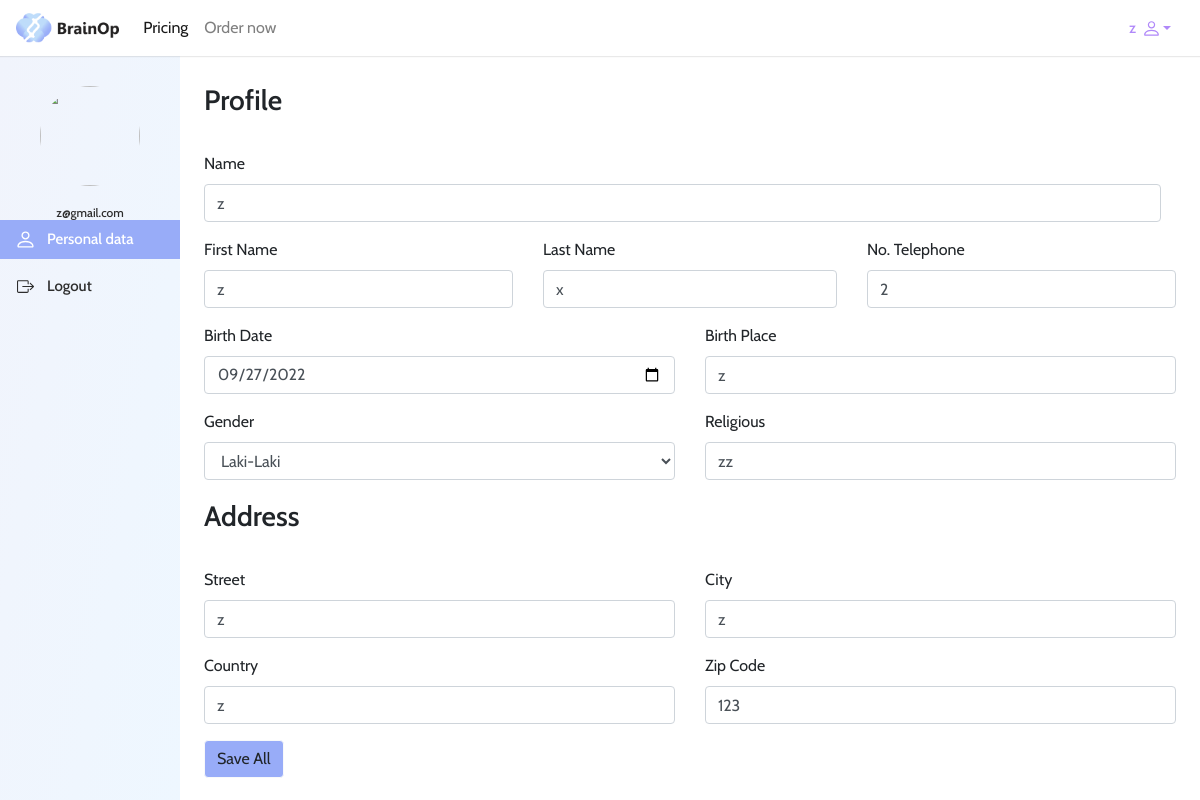
The app's page /component/user/profile/ (signed in) with its own data.
### tables this page shows
CREATE TABLE `datauser` (
  `iddataUser` int(11) NOT NULL,
  `idaccount` int(11) NOT NULL,
  `name` varchar(45) NOT NULL,
  `first_name` varchar(45) NOT NULL,
  `last_name` varchar(45) NOT NULL,
  `no_telp` varchar(45) NOT NULL,
  `street` varchar(45) NOT NULL,
  `city` varchar(45) NOT NULL,
  `country` varchar(45) NOT NULL,
  `zip_code` varchar(45) NOT NULL,
  `birth_place` varchar(45) NOT NULL,
  `birth_date` varchar(45) NOT NULL,
  `religious` varchar(45) NOT NULL,
  `gender` varchar(45) NOT NULL
);

### component/user/profile/index.php (the view, shortened to what this page needs)
<?php
    include '../../../src/connection/connection.php';
    $idAccount = $_SESSION['idaccount'];
?>
<!DOCTYPE html>
<html lang="en">
<head>
    <link rel="stylesheet" href="https://cdn.jsdelivr.net/npm/bootstrap@4.5.3/dist/css/bootstrap.min.css">
	<link rel="stylesheet" type="text/css" href="../../../src/css/style.css">
</head>
<body>
    <nav class="navbar navbar-expand-lg navbar-light bg-light" style="background-color: #FFF !important; box-shadow: 0px 1px 1px rgba(106, 106, 106, 0.15);">
        <a class="navbar-brand" href="../home/">
            <img src="../../../src/images/logo.png" height="30" class="d-inline-block align-top" alt="" loading="lazy">
        </a>
        <div class="collapse navbar-collapse" id="navbarText">
            <ul class="navbar-nav mr-auto">
                <li class="nav-item active">
                    <a class="nav-link" href="../pricing/">Pricing</a>
                </li>
                <li class="nav-item">
                    <a class="nav-link" href="../order/">Order now</a>
                </li>
            </ul>
            <div class="dropdown nav-menu-profile">
                <a class="btn dropdown-toggle" href="#" role="button" id="dropdownMenuLink" data-toggle="dropdown" aria-haspopup="true" aria-expanded="false">
                    <?php
                    $id = $_SESSION['idaccount'];
                    $queryName  = mysqli_query($connect, "SELECT * FROM datauser WHERE idaccount=$id");
                    while($row = mysqli_fetch_array($queryName)){
                    ?>
                    <?=$row["name"]?>
                    <?php } ?>
                </a>
            </div>
        </div>
    </nav>
    <div class="flex">
        <div class="left-section" style="height: auto;">
            <div class="nav-dashboard">
                <div class="header">
                    <center>
                        <img src="https://upload.wikimedia.org/wikipedia/commons/thumb/4/48/No_image_%28male%29.svg/450px-No_image_%28male%29.svg.png" alt="" srcset="">
                    </center>
                    <h1><?=$_SESSION["email"]?></h1>
                </div>
                <ul>
                    <li>
                        <a href="#" class="active">
                            <span>
                                Personal data
                            </span>
                        </a>
                    </li>
                    <li class="mt-2">
                        <a href="../../auth/logout.php">
                            <span>
                                Logout
                            </span>
                        </a>
                    </li>
                </ul>
            </div>
        </div>
        <div class="right-section p-4">
            <div class="header flex justify-content-between align-items-center">
                <h1>Profile</h1>
            </div>
            <?php
            $queryBiodata  = mysqli_query($connect, "SELECT * FROM datauser WHERE idaccount=$idAccount");
            if(mysqli_num_rows($queryBiodata) > 0){
            while($row = mysqli_fetch_array($queryBiodata)){ ?>
            <form action="fetch/updateData.php" method="post">
                <div class="content mt-4">
                    <div class="col-md-12">
                        <div class="row">
                            <div class="col-md-12" style="padding-left: 0;">
                                <div class="form-group">
                                    <label for="exampleInputEmail1">Name</label>
                                    <input type="text" name="name" value="<?=$row['name']?>" class="form-control" id="exampleInputEmail1" aria-describedby="emailHelp">
                                </div>
                            </div>
                        </div>
                    </div>
                    <div class="col-md-12">
                        <div class="row">
                            <div class="col-md-4" style="padding-left: 0;">
                                <div class="form-group">
                                    <label for="exampleInputEmail1">First Name</label>
                                    <input type="text" name="first_name" value="<?=$row['first_name']?>" class="form-control" id="exampleInputEmail1" aria-describedby="emailHelp">
                                </div>
                            </div>
                            <div class="col-md-4" >
                                <div class="form-group">
                                    <label for="exampleInputEmail1">Last Name</label>
                                    <input type="text" name="last_name" value="<?=$row['last_name']?>" class="form-control" id="exampleInputEmail1" aria-describedby="emailHelp">
                                </div>
                            </div>
                            <div class="col-md-4" style="padding-right: 0;">
                                <div class="form-group">
                                    <label for="exampleInputEmail1">No. Telephone</label>
                                    <input type="number" name="telp" value="<?=$row['no_telp']?>" class="form-control" id="exampleInputEmail1" aria-describedby="emailHelp">
                                </div>
                            </div>
                        </div>
                    </div>
                    <div class="col-md-12">
                        <div class="row">
                            <div class="col-md-6" style="padding-left: 0;">
                                <div class="form-group">
                                    <label for="exampleInputEmail1">Birth Date</label>
                                    <input type="date" name="birth_date" value="<?=$row['birth_date']?>" class="form-control" id="exampleInputEmail1" aria-describedby="emailHelp">
                                </div>
                            </div>
                            <div class="col-md-6" style="padding-right: 0;">
                                <div class="form-group">
                                    <label for="exampleInputEmail1">Birth Place</label>
                                    <input type="text" name="birth_place" value="<?=$row['birth_place']?>" class="form-control" id="exampleInputEmail1" aria-describedby="emailHelp">
                                </div>
                            </div>
                        </div>
                    </div>
                    <div class="col-md-12">
                        <div class="row">
                            <div class="col-md-6" style="padding-left: 0;">
                                <div class="form-group">
                                    <label for="exampleInputEmail1">Gender</label>
                                    <select name="gender" class="form-control" id="">
                                        <option value="<?=$row['gender']?>"><?=$row['gender']?></option>
                                    </select>
                                </div>
                            </div>
                            <div class="col-md-6" style="padding-right: 0;">
                                <div class="form-group">
                                    <label for="exampleInputEmail1">Religious</label>
                                    <input type="text" name="religous" value="<?=$row['religious']?>" class="form-control" id="exampleInputEmail1" aria-describedby="emailHelp">
                                </div>
                            </div>
                        </div>
                    </div>
                </div>
                <div class="header flex justify-content-between align-items-center">
                <h1>Address</h1>
            </div>
            <div class="content mt-4">
                <div class="col-md-12">
                    <div class="row">
                        <div class="col-md-6" style="padding-left: 0;">
                            <div class="form-group">
                                <label for="exampleInputEmail1">Street</label>
                                <input type="text" name="street" value="<?=$row['street']?>" class="form-control" id="exampleInputEmail1" aria-describedby="emailHelp">
                            </div>
                        </div>
                        <div class="col-md-6" style="padding-right: 0;">
                            <div class="form-group">
                                <label for="exampleInputEmail1">City</label>
                                <input type="text" name="city" value="<?=$row['city']?>" class="form-control" id="exampleInputEmail1" aria-describedby="emailHelp">
                            </div>
                        </div>
                    </div>
                </div>
                <div class="col-md-12">
                    <div class="row">
                        <div class="col-md-6" style="padding-left: 0;">
                            <div class="form-group">
                                <label for="exampleInputEmail1">Country</label>
                                <input type="text" name="country" value="<?=$row['country']?>" class="form-control" id="exampleInputEmail1" aria-describedby="emailHelp">
                            </div>
                        </div>
                        <div class="col-md-6" style="padding-right: 0;">
                            <div class="form-group">
                                <label for="exampleInputEmail1">Zip Code</label>
                                <input type="number" name="zip_code" value="<?=$row['zip_code']?>" class="form-control" id="exampleInputEmail1" aria-describedby="emailHelp">
                            </div>
                        </div>
                    </div>
                </div>
            </div>
            <button type="submit" class="btn btn-light" style="background-color: #98ACF8;">Save All</button>
            </form>
            <?php }
            } ?>
        </div>
    </div>
</body>
</html>

### src/css/style.css (style rules this page uses)
* { font-family: "Cabin" !important; }
.flex { display: flex; }
.left-section { width: 15%; height: 100vh; background: linear-gradient(100.44deg, #FFFFFF 0%, #F1F4FC 0.01%, #EEF7FF 100%); }
.right-section { width: 85%; }
.nav-dashboard .header { padding-top: 30px; }
.nav-dashboard .header center img { width: 100px; height: 100px; object-fit: cover; border-radius: 100%; }
.nav-dashboard .header h1 { font-style: normal; font-weight: 500; font-size: 12px; display: flex; align-items: center; text-align: center; display: block; margin: 0; color: #2D2D2D; margin-top: 20px; }
.nav-dashboard ul { list-style: none; padding: 0; }
.nav-dashboard ul li a { text-decoration: none; color: #2D2D2D; display: flex; align-items: center; font-size: 15px; font-weight: 500; padding: 8px 17px; }
.nav-dashboard ul li a svg { margin-right: 13px; }
.nav-dashboard ul li a.active { background-color: #98ACF8; transition: 0.5s; }
.nav-dashboard ul li a.active span { color: #FFF; }
.right-section .header h1 { font-family: 'Cabin'; font-style: normal; font-weight: 600; font-size: 28px; line-height: 40px; }
.nav-menu-profile .dropdown-toggle { font-style: normal; font-weight: 500; font-size: 15px; display: flex; align-items: center; color: #B088F9; }

### records on screen
datauser: name "z", first_name "z", last_name "x", telp "2", birth_date "09/27/2022", birth_place "z", gender "Laki-Laki", religous "zz", street "z", city "z", country "z", zip_code "123"

### other values on screen
$_SESSION["email"] "z@gmail.com"
